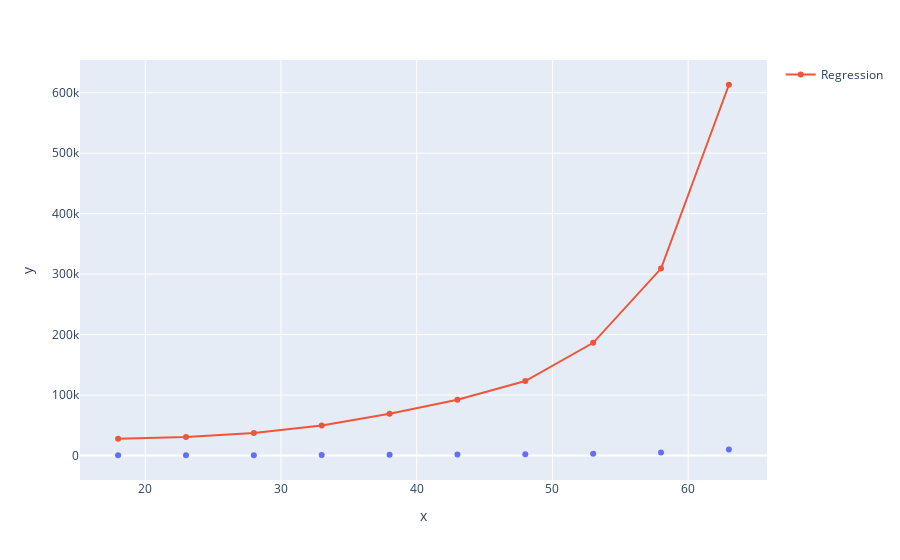

Notebook code cell kept with this figure:
### Code cell
grath = px.scatter(x = x_health_care2.ravel(), y = y_health_care2)
grath.add_scatter(x = x_health_care2.ravel(), y = regr_svr_health.predict(y_health_care2.reshape(-1,1)), name = 'Regression')
grath.show()

### Figure 1 — Plotly figure (JSON) as saved in the notebook; plotly's stock layout.template omitted (floating-point values rounded to 4 significant figures)
{"data": [{"hovertemplate": "x=%{x}<br>y=%{y}<extra></extra>", "legendgroup": "", "marker": {"color": "#636efa", "symbol": "circle"}, "mode": "markers", "name": "", "orientation": "v", "showlegend": false, "type": "scatter", "x": [18, 23, 28, 33, 38, 43, 48, 53, 58, 63], "xaxis": "x", "y": [470, 520, 630, 830, 1150, 1530, 2040, 3080, 5100, 10100], "yaxis": "y"}, {"name": "Regression", "type": "scatter", "x": [18, 23, 28, 33, 38, 43, 48, 53, 58, 63], "y": [27690.0, 30730.0, 37420.0, 49580.0, 69030.0, 92130.0, 123100.0, 186400.0, 309200.0, 613100.0]}], "layout": {"legend": {"tracegroupgap": 0}, "margin": {"t": 60}, "xaxis": {"anchor": "y", "domain": [0, 1], "title": {"text": "x"}}, "yaxis": {"anchor": "x", "domain": [0, 1], "title": {"text": "y"}}}}
